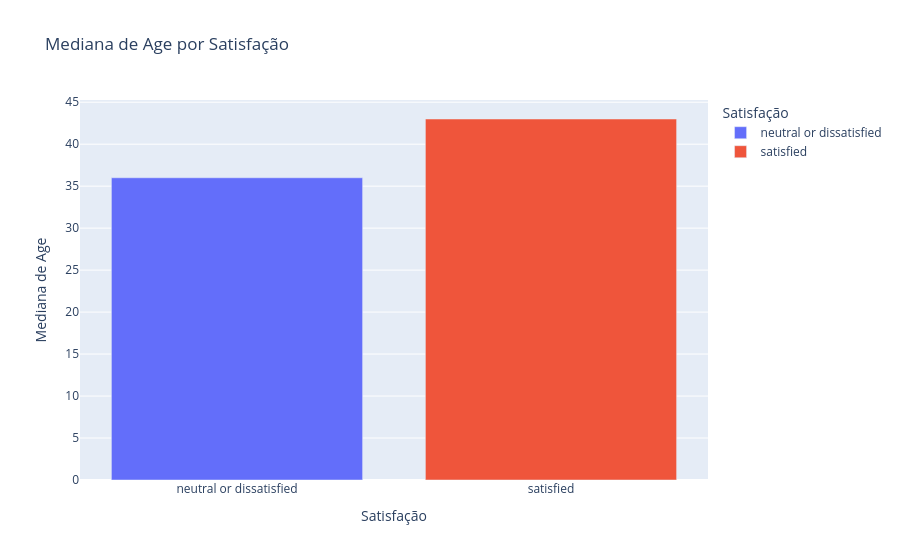
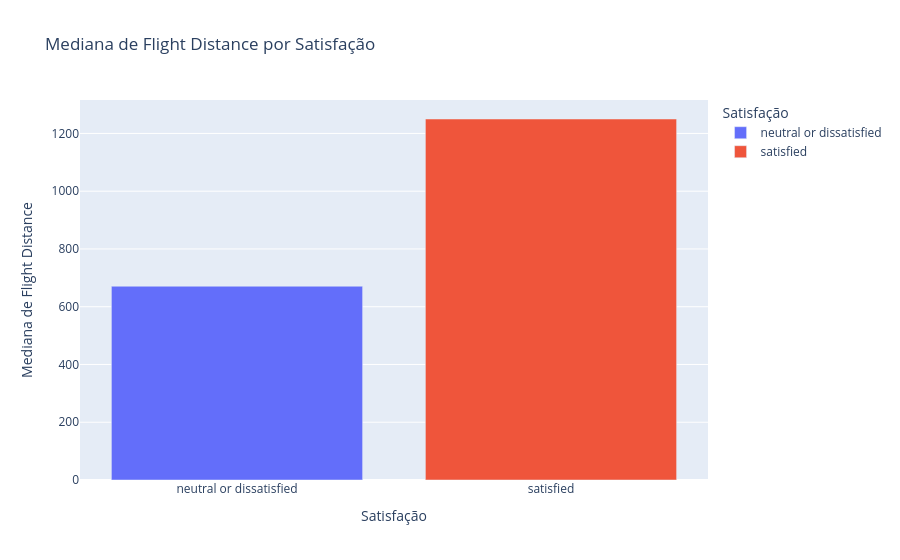
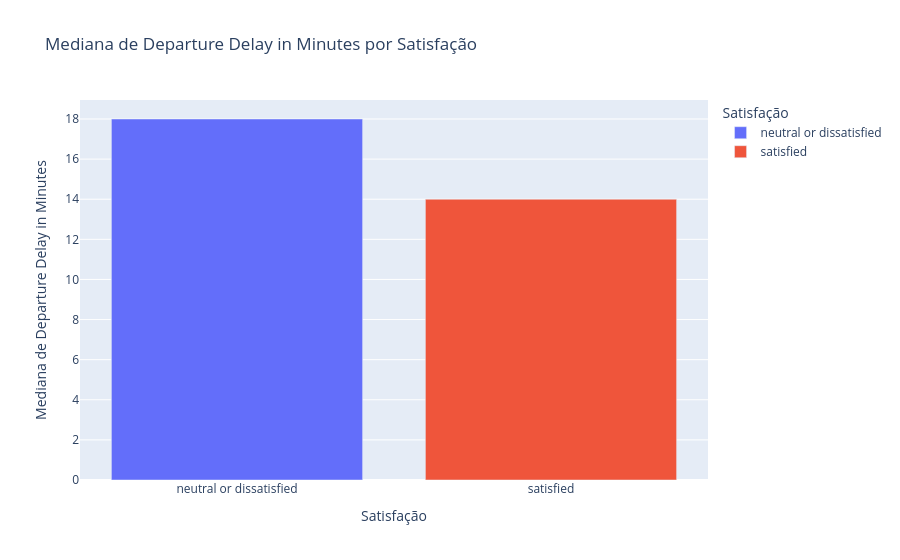
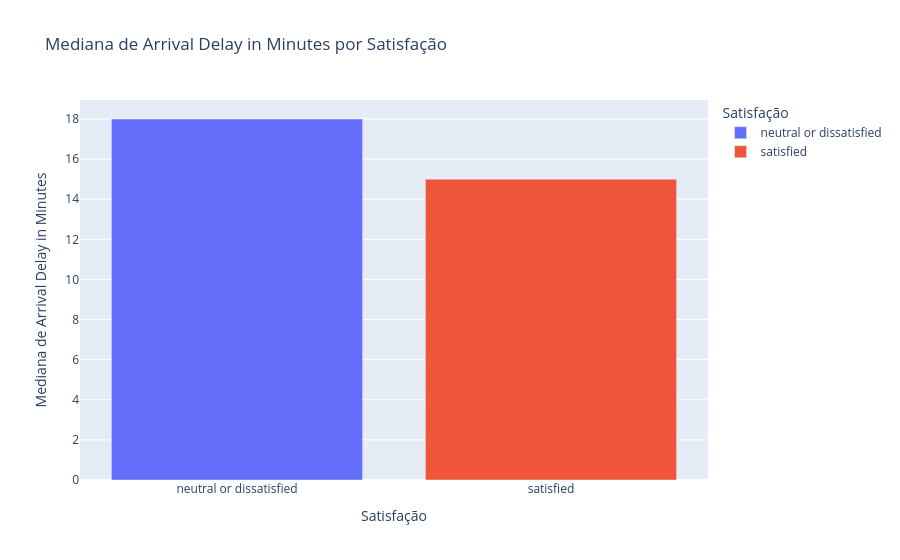

The notebook cell these images were saved under, in order:
### Markdown cell above
#### Análise dos dados até o momento:

- O dataset está com registros sobre genêros em equilibrio
- O tipo de cliente é muito maior para loyal do que disloyal no dataset
- A maior concentração de viagens é á trabalho
- Dos três tipos de classes, a que tem muito pouca quantidade de registros é o Eco Plus
- O target encontra-se levemente desbalanceado para neutro ou insatisfeito.

#### Agora será feito a análise bivariada dos dados

### Code cell
colunas = [
    'Age', 
    'Flight Distance', 
    'Departure Delay in Minutes',
    'Arrival Delay in Minutes'
]

for col in colunas:
    if df[col].dtype in ['int64', 'float64']:
        
        # Remove nulos e zeros antes de calcular a mediana
        df_filtrado = df[df[col].notna() & (df[col] > 0)]
        
        # Calcula a mediana da coluna numérica agrupada pelo target
        mediana = df_filtrado.groupby('satisfaction')[col].median().reset_index()
        
        fig = px.bar(
            mediana,
            x='satisfaction',
            y=col,
            title=f'Mediana de {col} por Satisfação',
            labels={'satisfaction': 'Satisfação', col: f'Mediana de {col}'},
            color='satisfaction'
        )
        fig.show()

### Figure 1 — Plotly figure (JSON) as saved in the notebook; plotly's stock layout.template omitted (floating-point values rounded to 4 significant figures)
{"data": [{"hovertemplate": "Satisfação=%{x}<br>Mediana de Age=%{y}<extra></extra>", "legendgroup": "neutral or dissatisfied", "marker": {"color": "#636efa", "pattern": {"shape": ""}}, "name": "neutral or dissatisfied", "orientation": "v", "showlegend": true, "textposition": "auto", "type": "bar", "x": ["neutral or dissatisfied"], "xaxis": "x", "y": [36.0], "yaxis": "y"}, {"hovertemplate": "Satisfação=%{x}<br>Mediana de Age=%{y}<extra></extra>", "legendgroup": "satisfied", "marker": {"color": "#EF553B", "pattern": {"shape": ""}}, "name": "satisfied", "orientation": "v", "showlegend": true, "textposition": "auto", "type": "bar", "x": ["satisfied"], "xaxis": "x", "y": [43.0], "yaxis": "y"}], "layout": {"barmode": "relative", "legend": {"title": {"text": "Satisfação"}, "tracegroupgap": 0}, "title": {"text": "Mediana de Age por Satisfação"}, "xaxis": {"anchor": "y", "categoryarray": ["neutral or dissatisfied", "satisfied"], "categoryorder": "array", "domain": [0, 1], "title": {"text": "Satisfação"}}, "yaxis": {"anchor": "x", "domain": [0, 1], "title": {"text": "Mediana de Age"}}}}

### Figure 2 — Plotly figure (JSON) as saved in the notebook; plotly's stock layout.template omitted (floating-point values rounded to 4 significant figures)
{"data": [{"hovertemplate": "Satisfação=%{x}<br>Mediana de Flight Distance=%{y}<extra></extra>", "legendgroup": "neutral or dissatisfied", "marker": {"color": "#636efa", "pattern": {"shape": ""}}, "name": "neutral or dissatisfied", "orientation": "v", "showlegend": true, "textposition": "auto", "type": "bar", "x": ["neutral or dissatisfied"], "xaxis": "x", "y": [671.0], "yaxis": "y"}, {"hovertemplate": "Satisfação=%{x}<br>Mediana de Flight Distance=%{y}<extra></extra>", "legendgroup": "satisfied", "marker": {"color": "#EF553B", "pattern": {"shape": ""}}, "name": "satisfied", "orientation": "v", "showlegend": true, "textposition": "auto", "type": "bar", "x": ["satisfied"], "xaxis": "x", "y": [1250.0], "yaxis": "y"}], "layout": {"barmode": "relative", "legend": {"title": {"text": "Satisfação"}, "tracegroupgap": 0}, "title": {"text": "Mediana de Flight Distance por Satisfação"}, "xaxis": {"anchor": "y", "categoryarray": ["neutral or dissatisfied", "satisfied"], "categoryorder": "array", "domain": [0, 1], "title": {"text": "Satisfação"}}, "yaxis": {"anchor": "x", "domain": [0, 1], "title": {"text": "Mediana de Flight Distance"}}}}

### Figure 3 — Plotly figure (JSON) as saved in the notebook; plotly's stock layout.template omitted (floating-point values rounded to 4 significant figures)
{"data": [{"hovertemplate": "Satisfação=%{x}<br>Mediana de Departure Delay in Minutes=%{y}<extra></extra>", "legendgroup": "neutral or dissatisfied", "marker": {"color": "#636efa", "pattern": {"shape": ""}}, "name": "neutral or dissatisfied", "orientation": "v", "showlegend": true, "textposition": "auto", "type": "bar", "x": ["neutral or dissatisfied"], "xaxis": "x", "y": [18.0], "yaxis": "y"}, {"hovertemplate": "Satisfação=%{x}<br>Mediana de Departure Delay in Minutes=%{y}<extra></extra>", "legendgroup": "satisfied", "marker": {"color": "#EF553B", "pattern": {"shape": ""}}, "name": "satisfied", "orientation": "v", "showlegend": true, "textposition": "auto", "type": "bar", "x": ["satisfied"], "xaxis": "x", "y": [14.0], "yaxis": "y"}], "layout": {"barmode": "relative", "legend": {"title": {"text": "Satisfação"}, "tracegroupgap": 0}, "title": {"text": "Mediana de Departure Delay in Minutes por Satisfação"}, "xaxis": {"anchor": "y", "categoryarray": ["neutral or dissatisfied", "satisfied"], "categoryorder": "array", "domain": [0, 1], "title": {"text": "Satisfação"}}, "yaxis": {"anchor": "x", "domain": [0, 1], "title": {"text": "Mediana de Departure Delay in Minutes"}}}}

### Figure 4 — Plotly figure (JSON) as saved in the notebook; plotly's stock layout.template omitted (floating-point values rounded to 4 significant figures)
{"data": [{"hovertemplate": "Satisfação=%{x}<br>Mediana de Arrival Delay in Minutes=%{y}<extra></extra>", "legendgroup": "neutral or dissatisfied", "marker": {"color": "#636efa", "pattern": {"shape": ""}}, "name": "neutral or dissatisfied", "orientation": "v", "showlegend": true, "textposition": "auto", "type": "bar", "x": ["neutral or dissatisfied"], "xaxis": "x", "y": [18.0], "yaxis": "y"}, {"hovertemplate": "Satisfação=%{x}<br>Mediana de Arrival Delay in Minutes=%{y}<extra></extra>", "legendgroup": "satisfied", "marker": {"color": "#EF553B", "pattern": {"shape": ""}}, "name": "satisfied", "orientation": "v", "showlegend": true, "textposition": "auto", "type": "bar", "x": ["satisfied"], "xaxis": "x", "y": [15.0], "yaxis": "y"}], "layout": {"barmode": "relative", "legend": {"title": {"text": "Satisfação"}, "tracegroupgap": 0}, "title": {"text": "Mediana de Arrival Delay in Minutes por Satisfação"}, "xaxis": {"anchor": "y", "categoryarray": ["neutral or dissatisfied", "satisfied"], "categoryorder": "array", "domain": [0, 1], "title": {"text": "Satisfação"}}, "yaxis": {"anchor": "x", "domain": [0, 1], "title": {"text": "Mediana de Arrival Delay in Minutes"}}}}
